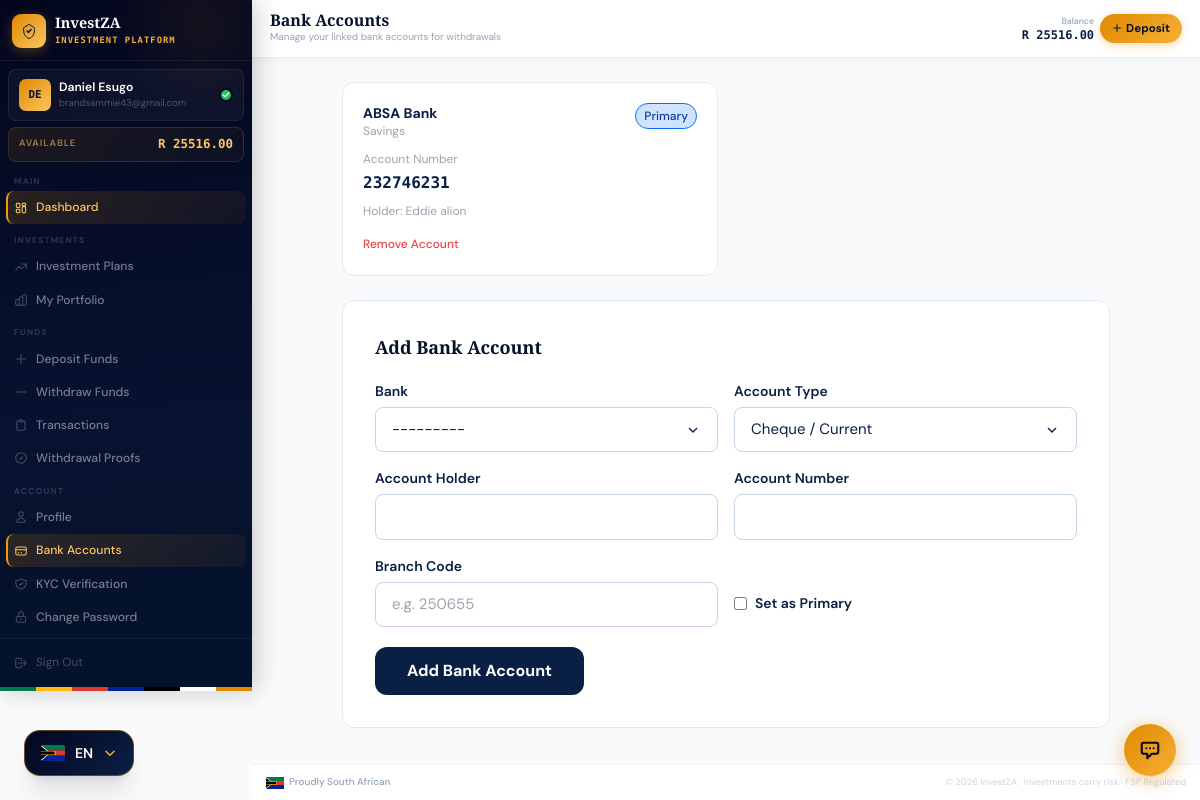
The app's page /dashboard/bank-accounts/ (signed in) with its own data.
### apps/accounts/models.py (models this page shows, shortened)
class PlatformSettings(models.Model):
    platform_name       = models.CharField(max_length=100, default='InvestZA')
    tagline             = models.CharField(max_length=200, default='Invest with Confidence', blank=True)
    support_email       = models.EmailField(default='support@investza.co.za')
    support_phone       = models.CharField(max_length=30, default='+27 (0) 10 000 0000')
    support_whatsapp    = models.CharField(max_length=30, blank=True, help_text='WhatsApp number (international format)')
    website_url         = models.URLField(blank=True, default='https://investza.co.za')
    fsp_number          = models.CharField(max_length=30, blank=True, help_text='FSP licence number')
    registered_address  = models.TextField(blank=True)
    currency_code       = models.CharField(max_length=5,  default='ZAR')
    currency_symbol     = models.CharField(max_length=5,  default='R')
    min_deposit         = models.DecimalField(max_digits=12, decimal_places=2, default=500.00)
    max_deposit         = models.DecimalField(max_digits=12, decimal_places=2, default=5000000.00)
    min_withdrawal      = models.DecimalField(max_digits=12, decimal_places=2, default=200.00)
    max_withdrawal      = models.DecimalField(max_digits=12, decimal_places=2, default=1000000.00)
    withdrawal_fee_pct  = models.DecimalField(max_digits=5, decimal_places=2, default=0.00,
                            help_text='Withdrawal fee as a percentage (e.g. 1.5 = 1.5%)')
    maintenance_mode    = models.BooleanField(default=False,
                            help_text='Put platform in maintenance mode — blocks all user logins')
    maintenance_message = models.TextField(blank=True,
                            default='We are performing scheduled maintenance. We will be back shortly.')
    twitter_url         = models.URLField(blank=True)
    linkedin_url        = models.URLField(blank=True)
    facebook_url        = models.URLField(blank=True)
    instagram_url       = models.URLField(blank=True)
    updated_at = models.DateTimeField(auto_now=True)
    updated_by = models.ForeignKey(
        'accounts.User', null=True, blank=True,
        on_delete=models.SET_NULL, related_name='+'
    )
    class Meta:
        verbose_name = 'Platform Settings'
        verbose_name_plural = 'Platform Settings'
    @classmethod
    def get(cls):
        obj, _ = cls.objects.get_or_create(pk=1)
        return obj

class User(AbstractUser):
    id = models.UUIDField(primary_key=True, default=uuid.uuid4, editable=False)
    email = models.EmailField(_('email address'), unique=True)
    phone_number = models.CharField(max_length=20, blank=True)
    date_of_birth = models.DateField(null=True, blank=True)
    id_number = models.CharField(max_length=20, blank=True, help_text="SA ID Number or Passport")
    profile_photo = models.ImageField(upload_to='profile_photos/', blank=True, null=True)
    is_verified = models.BooleanField(default=False, help_text="KYC verified user")
    is_active_investor = models.BooleanField(default=False)
    referral_code = models.CharField(max_length=8, unique=True, default=generate_referral_code)
    referred_by = models.ForeignKey(
        'self', null=True, blank=True,
        on_delete=models.SET_NULL,
        related_name='referrals'
    )
    created_at = models.DateTimeField(auto_now_add=True)
    last_seen = models.DateTimeField(null=True, blank=True)
    USERNAME_FIELD = 'email'
    REQUIRED_FIELDS = ['username', 'first_name', 'last_name']
    class Meta:
        verbose_name = 'User'
        verbose_name_plural = 'Users'
        ordering = ['-created_at']

class Wallet(models.Model):
    user = models.OneToOneField(User, on_delete=models.CASCADE, related_name='wallet')
    account_number = models.CharField(max_length=10, unique=True, default=generate_account_number)
    available_balance = models.DecimalField(max_digits=15, decimal_places=2, default=0.00)
    invested_balance = models.DecimalField(max_digits=15, decimal_places=2, default=0.00)
    total_earned = models.DecimalField(max_digits=15, decimal_places=2, default=0.00)
    pending_withdrawal = models.DecimalField(max_digits=15, decimal_places=2, default=0.00)
    created_at = models.DateTimeField(auto_now_add=True)
    updated_at = models.DateTimeField(auto_now=True)
    class Meta:
        verbose_name = 'Wallet'

class BankAccount(models.Model):
    BANK_CHOICES = [
        ('ABSA', 'ABSA Bank'),
        ('FNB', 'First National Bank (FNB)'),
        ('STANDARD', 'Standard Bank'),
        ('NEDBANK', 'Nedbank'),
        ('CAPITEC', 'Capitec Bank'),
        ('INVESTEC', 'Investec'),
        ('AFRICAN', 'African Bank'),
        ('DISCOVERY', 'Discovery Bank'),
        ('OTHER', 'Other'),
    ]
    ACCOUNT_TYPES = [
        ('CHEQUE', 'Cheque / Current'),
        ('SAVINGS', 'Savings'),
        ('TRANSMISSION', 'Transmission'),
    ]
    user = models.ForeignKey(User, on_delete=models.CASCADE, related_name='bank_accounts')
    bank_name = models.CharField(max_length=20, choices=BANK_CHOICES)
    account_holder = models.CharField(max_length=100)
    account_number = models.CharField(max_length=20)
    account_type = models.CharField(max_length=20, choices=ACCOUNT_TYPES, default='CHEQUE')
    branch_code = models.CharField(max_length=10, blank=True)
    is_primary = models.BooleanField(default=False)
    created_at = models.DateTimeField(auto_now_add=True)
    class Meta:
        verbose_name = 'Bank Account'

### apps/accounts/views.py (the view)
@login_required
def bank_accounts(request):
    accounts = BankAccount.objects.filter(user=request.user)
    if request.method == 'POST':
        form = BankAccountForm(request.POST)
        if form.is_valid():
            bank_acc = form.save(commit=False)
            bank_acc.user = request.user
            bank_acc.save()
            messages.success(request, "Bank account added successfully.")
            return redirect('bank_accounts')
    else:
        form = BankAccountForm()
    return render(request, 'dashboard/bank_accounts.html', {
        'bank_accounts': accounts,
        'form': form
    })

### templates/dashboard/bank_accounts.html (shortened to what this page needs)
{% extends "base/dashboard_base.html" %}
{% block page_title %}Bank Accounts{% endblock %}
{% block page_subtitle %}Manage your linked bank accounts for withdrawals{% endblock %}
{% block content %}
<div class="max-w-3xl mx-auto space-y-6">
  {% if bank_accounts %}
  <div class="grid sm:grid-cols-2 gap-4 fade-up fade-up-1">
    {% for acc in bank_accounts %}
    <div class="card p-5">
      <div class="flex justify-between items-start mb-3">
        <div><p class="font-bold text-navy-800 text-sm">{{ acc.get_bank_name_display }}</p><p class="text-gray-400 text-xs">{{ acc.get_account_type_display }}</p></div>
        {% if acc.is_primary %}<span class="badge-active px-2 py-1 rounded-full text-xs font-medium">Primary</span>{% endif %}
      </div>
      <p class="text-xs text-gray-400 mb-1">Account Number</p>
      <p class="font-mono font-bold text-navy-800">{{ acc.account_number }}</p>
      <p class="text-xs text-gray-400 mt-2">Holder: {{ acc.account_holder }}</p>
      <form method="post" action="{% url 'delete_bank_account' acc.pk %}" class="mt-3">
        <button type="submit" onclick="return confirm('Remove this account?')" class="text-xs text-red-500 hover:text-red-700 font-medium">Remove Account</button>
      </form>
    </div>
    {% endfor %}
  </div>
  {% endif %}
  <div class="card p-8 fade-up fade-up-2">
    <h3 class="font-display font-bold text-navy-900 text-lg mb-5">Add Bank Account</h3>
    <form method="post" class="space-y-5">
      <div class="grid sm:grid-cols-2 gap-4">
        <div><label class="block text-sm font-semibold text-navy-800 mb-1.5">Bank</label>{{ form.bank_name }}</div>
        <div><label class="block text-sm font-semibold text-navy-800 mb-1.5">Account Type</label>{{ form.account_type }}</div>
        <div><label class="block text-sm font-semibold text-navy-800 mb-1.5">Account Holder</label>{{ form.account_holder }}</div>
        <div><label class="block text-sm font-semibold text-navy-800 mb-1.5">Account Number</label>{{ form.account_number }}</div>
        <div><label class="block text-sm font-semibold text-navy-800 mb-1.5">Branch Code</label>{{ form.branch_code }}</div>
        <div class="flex items-center gap-2 pt-6">{{ form.is_primary }}<label class="text-sm font-semibold text-navy-800">Set as Primary</label></div>
      </div>
      <button type="submit" class="btn-navy px-8 py-3 rounded-xl text-white font-bold">Add Bank Account</button>
    </form>
  </div>
</div>
{% endblock %}

### templates/base/dashboard_base.html (shortened to what this page needs)
{% extends "base/base.html" %}
{% block body %}
<div class="iz-shell">
  <aside id="sidebar" class="iz-sidebar">
    <div class="iz-sidebar-brand">
      <div class="iz-logo-mark">
        <svg width="16" height="16" viewBox="0 0 24 24" fill="none">
          <path d="M9 12l2 2 4-4" stroke="#0a1f44" stroke-width="2.4" stroke-linecap="round" stroke-linejoin="round"/>
          <path d="M12 2L4 7v5c0 5.25 3.4 10.15 8 11.35C16.6 22.15 20 17.25 20 12V7L12 2z" stroke="#0a1f44" stroke-width="1.5" fill="none"/>
        </svg>
      </div>
      <div class="iz-brand-text">
        <span class="iz-brand-name">{{ PLATFORM_NAME }}</span>
        <span class="iz-brand-tag">Investment Platform</span>
      </div>
    </div>
    <div class="iz-user-card">
      <div class="iz-avatar">{{ request.user.first_name|first|upper }}{{ request.user.last_name|first|upper }}</div>
      <div class="iz-user-info">
        <p class="iz-user-name">{{ request.user.get_full_name }}</p>
        <p class="iz-user-email">{{ request.user.email }}</p>
      </div>
      {% if request.user.is_verified %}
      <div class="iz-verified-badge" title="KYC Verified">
        <svg width="8" height="8" viewBox="0 0 24 24" fill="none"><path d="M20 6L9 17l-5-5" stroke="white" stroke-width="3.5" stroke-linecap="round" stroke-linejoin="round"/></svg>
      </div>
      {% endif %}
    </div>
    <div class="iz-balance-strip">
      <span class="iz-balance-label">Available</span>
      <span class="iz-balance-value">R {% if request.user.wallet %}{{ request.user.wallet.available_balance|floatformat:2 }}{% else %}0.00{% endif %}</span>
    </div>
    <nav class="iz-nav">
      <span class="iz-nav-group-label">Main</span>
      <a href="{% url 'dashboard' %}" class="iz-nav-link">
        Dashboard
      </a>
      <span class="iz-nav-group-label">Investments</span>
      <a href="{% url 'investment_list' %}" class="iz-nav-link">
        <svg class="iz-nav-icon" fill="none" stroke="currentColor" viewBox="0 0 24 24"><path stroke-linecap="round" stroke-linejoin="round" stroke-width="1.8" d="M13 7h8m0 0v8m0-8l-8 8-4-4-6 6"/></svg>
        Investment Plans
      </a>
      <a href="{% url 'my_investments' %}" class="iz-nav-link">
        My Portfolio
      </a>
      <span class="iz-nav-group-label">Funds</span>
      <a href="{% url 'deposit_home' %}" class="iz-nav-link">
        <svg class="iz-nav-icon" fill="none" stroke="currentColor" viewBox="0 0 24 24"><path stroke-linecap="round" stroke-linejoin="round" stroke-width="1.8" d="M12 4v16m8-8H4"/></svg>
        Deposit Funds
      </a>
      <a href="{% url 'withdrawal_home' %}" class="iz-nav-link">
        <svg class="iz-nav-icon" fill="none" stroke="currentColor" viewBox="0 0 24 24"><path stroke-linecap="round" stroke-linejoin="round" stroke-width="1.8" d="M20 12H4"/></svg>
        Withdraw Funds
      </a>
      <a href="{% url 'transaction_history' %}" class="iz-nav-link">
        <svg class="iz-nav-icon" fill="none" stroke="currentColor" viewBox="0 0 24 24"><path stroke-linecap="round" stroke-linejoin="round" stroke-width="1.8" d="M9 5H7a2 2 0 00-2 2v12a2 2 0 002 2h10a2 2 0 002-2V7a2 2 0 00-2-2h-2M9 5a2 2 0 002 2h2a2 2 0 002-2M9 5a2 2 0 012-2h2a2 2 0 012 2"/></svg>
        Transactions
      </a>
      <a href="{% url 'withdrawal_proofs' %}" class="iz-nav-link">
        <svg class="iz-nav-icon" fill="none" stroke="currentColor" viewBox="0 0 24 24"><path stroke-linecap="round" stroke-linejoin="round" stroke-width="1.8" d="M9 12l2 2 4-4m6 2a9 9 0 11-18 0 9 9 0 0118 0z"/></svg>
        Withdrawal Proofs
      </a>
      <span class="iz-nav-group-label">Account</span>
      <a href="{% url 'profile' %}" class="iz-nav-link">
        <svg class="iz-nav-icon" fill="none" stroke="currentColor" viewBox="0 0 24 24"><path stroke-linecap="round" stroke-linejoin="round" stroke-width="1.8" d="M16 7a4 4 0 11-8 0 4 4 0 018 0zM12 14a7 7 0 00-7 7h14a7 7 0 00-7-7z"/></svg>
        Profile
      </a>
      <a href="{% url 'bank_accounts' %}" class="iz-nav-link">
        <svg class="iz-nav-icon" fill="none" stroke="currentColor" viewBox="0 0 24 24"><path stroke-linecap="round" stroke-linejoin="round" stroke-width="1.8" d="M3 10h18M7 15h1m4 0h1m-7 4h12a3 3 0 003-3V8a3 3 0 00-3-3H6a3 3 0 00-3 3v8a3 3 0 003 3z"/></svg>
        Bank Accounts
      </a>
      <a href="{% url 'kyc_verification' %}" class="iz-nav-link">
        KYC Verification
      </a>
      <a href="{% url 'password_change' %}" class="iz-nav-link">
        <svg class="iz-nav-icon" fill="none" stroke="currentColor" viewBox="0 0 24 24"><path stroke-linecap="round" stroke-linejoin="round" stroke-width="1.8" d="M12 15v2m-6 4h12a2 2 0 002-2v-6a2 2 0 00-2-2H6a2 2 0 00-2 2v6a2 2 0 002 2zm10-10V7a4 4 0 00-8 0v4h8z"/></svg>
        Change Password
      </a>
    </nav>
    <div class="iz-sidebar-footer">
      <a href="{% url 'logout' %}" class="iz-signout">
        <svg width="14" height="14" fill="none" stroke="currentColor" viewBox="0 0 24 24"><path stroke-linecap="round" stroke-linejoin="round" stroke-width="1.8" d="M17 16l4-4m0 0l-4-4m4 4H7m6 4v1a3 3 0 01-3 3H6a3 3 0 01-3-3V7a3 3 0 013-3h4a3 3 0 013 3v1"/></svg>
        Sign Out
      </a>
    </div>
    <div class="iz-flag-strip" aria-hidden="true"></div>
  </aside>
  <div class="iz-main">
    <header class="iz-header">
      <div class="iz-header-left">
        <div class="iz-page-heading">
          <h1 class="iz-page-title">{% block page_title %}Dashboard{% endblock %}</h1>
          <p class="iz-page-sub">{% block page_subtitle %}{% endblock %}</p>
        </div>
      </div>
      <div class="iz-header-right">
        <div class="iz-header-balance">
          <span class="iz-header-balance-label">Balance</span>
          <span class="iz-header-balance-val">R {% if request.user.wallet %}{{ request.user.wallet.available_balance|floatformat:2 }}{% else %}0.00{% endif %}</span>
        </div>
        <a href="{% url 'deposit_home' %}" class="iz-deposit-btn">
          <svg width="10" height="10" fill="none" stroke="currentColor" viewBox="0 0 24 24"><path stroke-linecap="round" stroke-linejoin="round" stroke-width="2.5" d="M12 4v16m8-8H4"/></svg>
          <span>Deposit</span>
        </a>
      </div>
    </header>
    <main class="iz-content">
      {% block content %}{% endblock %}
    </main>
    <footer class="iz-footer">
      <div class="iz-footer-inner">
        <div class="iz-footer-sa">
          <span>Proudly South African</span>
        </div>
        <p class="iz-footer-legal">© {% now "Y" %} {{ PLATFORM_NAME }} · Investments carry risk · FSP Regulated</p>
      </div>
    </footer>
  </div>
</div>
{% if user.is_authenticated and not user.is_staff and not user.is_superuser %}
<div id="iz-chat-bubble" onclick="izChatToggle()" title="Support Chat">
  <svg width="22" height="22" fill="none" viewBox="0 0 24 24" stroke="#03071e" stroke-width="2.2">
    <path stroke-linecap="round" stroke-linejoin="round"
          d="M8 10h.01M12 10h.01M16 10h.01M9 16H5a2 2 0 01-2-2V6a2 2 0 012-2h14a2 2 0 012 2v8a2 2 0 01-2 2h-5l-5 5v-5z"/>
  </svg>
</div>
{% endif %}
{% endblock %}

### records on screen
PlatformSettings: platform_name "InvestZA"
User: user.first_name|first "D", user.last_name|first "E", user.get_full_name "Daniel Esugo", user.email "brandsammie43@gmail.com", user.wallet.available_balance "25516.00"
BankAccount: bank_name "ABSA Bank", account_type "Savings", is_primary "Primary", account_number "232746231", account_holder "Eddie alion"
